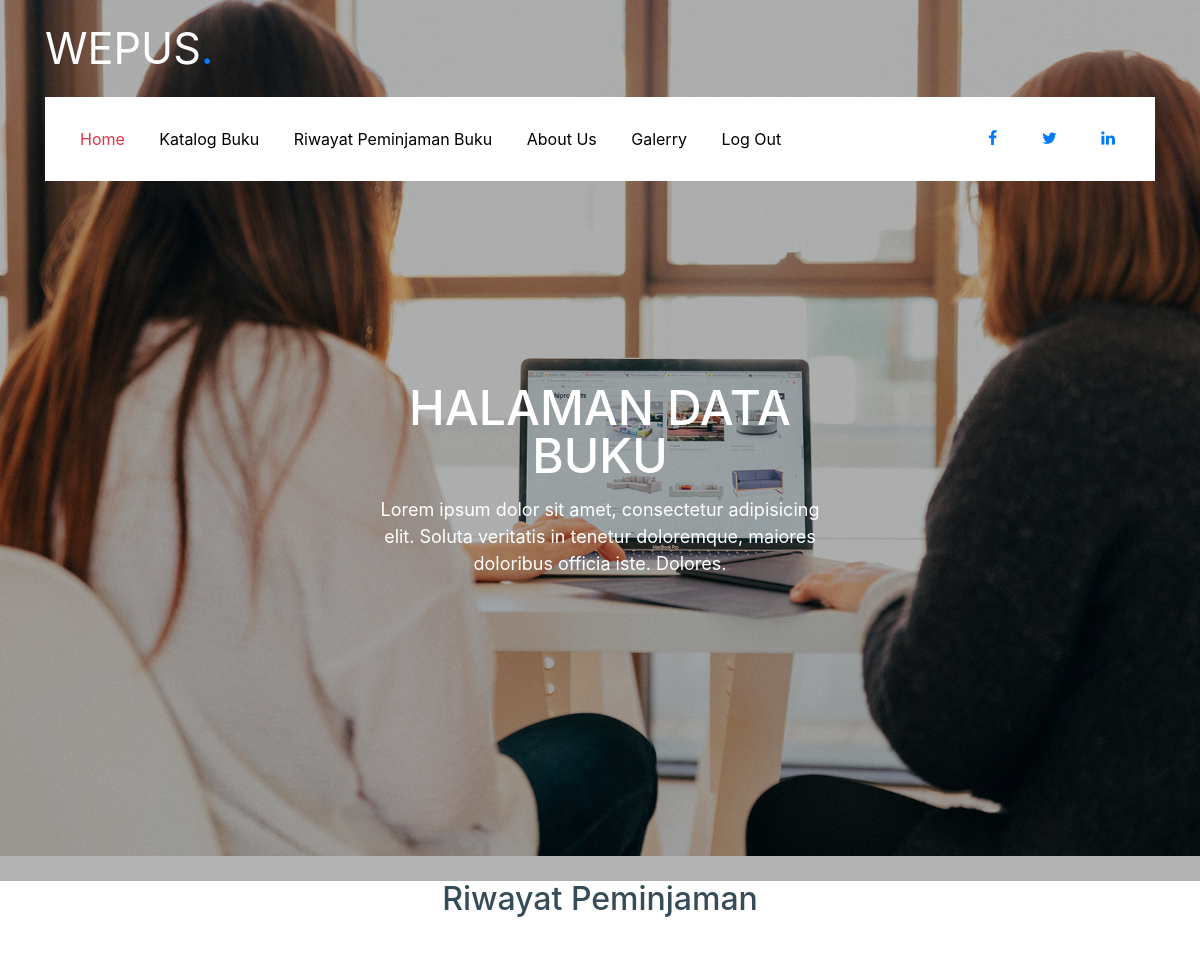
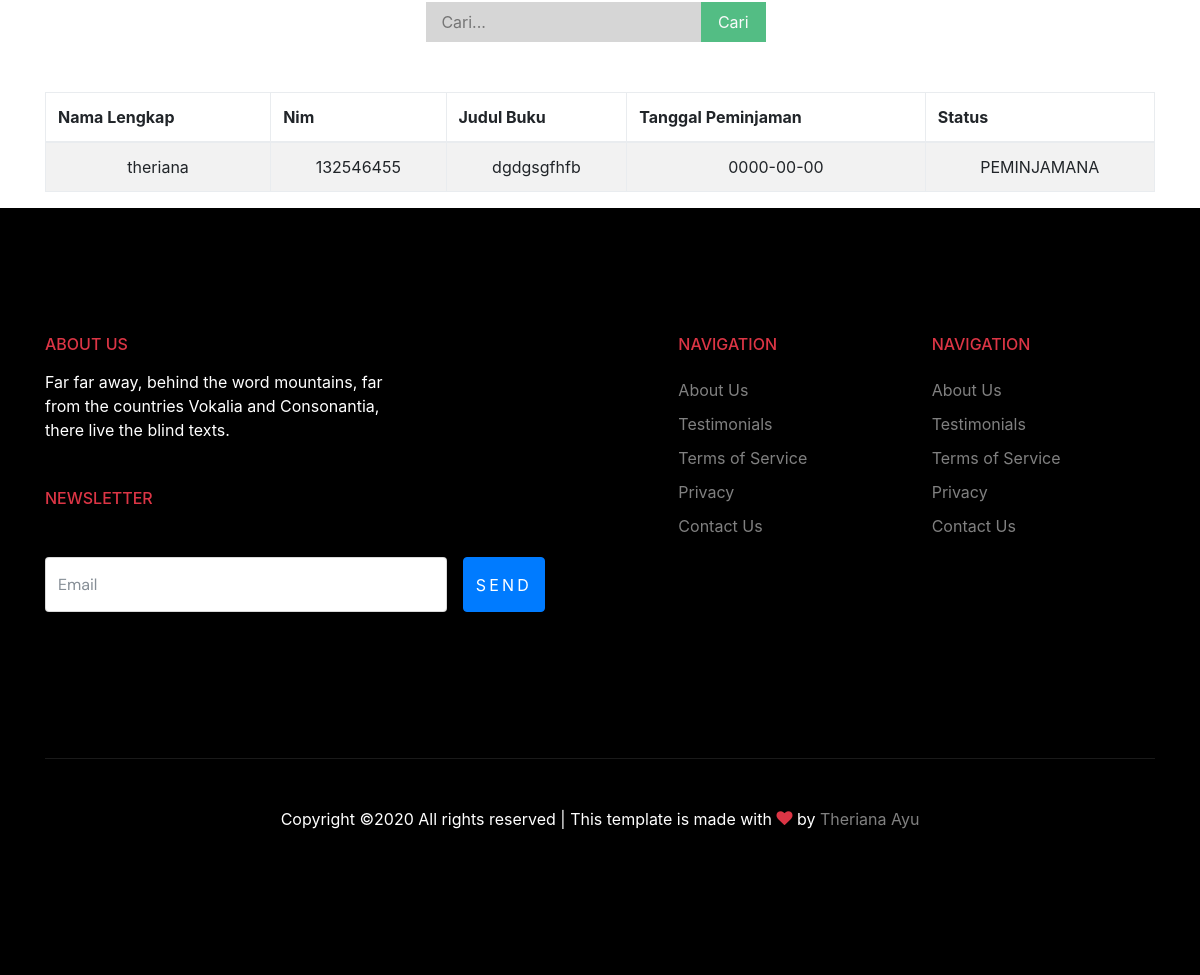
Page /datapeminjaman_mhs.php on the committed database (2 pictures, top to bottom).
### tables this page shows
CREATE TABLE `peminjaman` (
  `nama_lengkap` varchar(200) NOT NULL,
  `nim` int(50) NOT NULL,
  `judul_buku` varchar(50) NOT NULL,
  `tanggal_peminjaman` date NOT NULL,
  `status` varchar(50) NOT NULL
);

### datapeminjaman_mhs.php (the view, shortened to what this page needs)
<!doctype html>
<html lang="en">
  <head>
    <link rel="stylesheet" href="fonts/icomoon/style.css">
    <link rel="stylesheet" href="css/bootstrap.min.css">
    <link rel="stylesheet" href="css/bootstrap-datepicker.css">
    <link rel="stylesheet" href="css/jquery.fancybox.min.css">
    <link rel="stylesheet" href="css/owl.carousel.min.css">
    <link rel="stylesheet" href="css/owl.theme.default.min.css">
    <link rel="stylesheet" href="fonts/flaticon/font/flaticon.css">
    <link rel="stylesheet" href="css/aos.css">
    <link rel="stylesheet" href="css/style.css">
    <link rel="stylesheet" type="text/css" href="css/bootstrap.css">
  </head>
  <body data-spy="scroll" data-target=".site-navbar-target" data-offset="300">
    <div class="site-wrap" id="home-section">
      <header class="site-navbar site-navbar-target" role="banner">
        <div class="container mb-3">
          <div class="d-flex align-items-center">
            <div class="site-logo mr-auto">
              <a href="index.html">WEPUS<span class="text-primary">.</span></a>
            </div>
          </div>
        </div>
        <div class="container">
          <div class="menu-wrap d-flex align-items-center">
              <nav class="site-navigation text-left mr-auto d-none d-lg-block" role="navigation">
                <ul class="site-menu main-menu js-clone-nav mr-auto ">
                  <li class="active"><a href="index_mhs.html" class="nav-link">Home</a></li>
                  <li><a href="katalog_mhs.php" class="nav-link">Katalog Buku</a></li>
                  <li><a href="datapeminjaman_mhs.php" class="nav-link">Riwayat Peminjaman Buku</a></li>
                  <li><a href="about_mhs.php" class="nav-link">About Us</a></li>
                  <li><a href="galeri_mhs.php" class="nav-link">Galerry</a></li>
                  <li><a href="logout.php" class="nav-link">Log Out</a></li>
                </ul>
              </nav>
              <div class="top-social ml-auto">
                <a href="#"><span class="icon-facebook"></span></a>
                <a href="#"><span class="icon-twitter"></span></a>
                <a href="#"><span class="icon-linkedin"></span></a>
              </div>
          </div>
        </div>
      </header>
    <div class="ftco-blocks-cover-1">
      <div class="site-section-cover overlay" data-stellar-background-ratio="0.5" style="background-image: url('images/hero_1.jpg')">
        <div class="container">
          <div class="row align-items-center justify-content-center text-center">
            <div class="col-md-5 mt-5 pt-5">
              <h1 class="mb-3">HALAMAN DATA BUKU</h1>
              <p>Lorem ipsum dolor sit amet, consectetur adipisicing elit. Soluta veritatis in tenetur doloremque, maiores doloribus officia iste. Dolores.</p>
            </div>
          </div>
        </div>
      </div>
    </div>
     <div class="container">
                <div class="row ">
                    <div class="col-xs-24 col-sm-12 col-md-24" style="text-align: center;">
                        <div class="header-text">
                        <h2 > Riwayat Peminjaman </h4>
                            <form method="GET" action="">
                              <input class="search" type="text" placeholder="Cari..." required>
                              <input class="button" type="submit" value="Cari">
                            </form>
                             </div>
                                <?php
                                  include "koneksi.php";
                                  $query = mysqli_query($koneksi,"SELECT * FROM peminjaman ;");
                                ?>
                                <table class="table table-bordered table-striped">
                                    <thead>
                                      <th>Nama Lengkap</th>
                                      <th>Nim</th>
                                      <th>Judul Buku</th>
                                      <th>Tanggal Peminjaman</th>
                                      <th>Status</th>
                                    </thead>
                                    <tbody>
                                      <tr>
                                        <?php if(mysqli_num_rows($query)>0){ ?>
                                        <?php
                                          $no = 1;
                                          while($data = mysqli_fetch_array($query)){
                                        ?>
                                        <tbody>
                                        <tr>
                                            <td><?php echo $data["nama_lengkap"];?></td>
                                            <td><?php echo $data["nim"];?></td>
                                            <td><?php echo $data["judul_buku"];?></td>
                                            <td><?php echo $data["tanggal_peminjaman"];?></td>
                                            <td><?php echo $data["status"];?></td>
                                        </tr>
                                        </tbody>
                                        <?php $no++; } ?>
                                        <?php } ?>
                                      </tr>
                                    </tbody>
                                </table>
                            </div>
                        </div>
                    </div>
                </div>
    <footer class="site-footer">
      <div class="container">
        <div class="row">
          <div class="col-lg-4">
            <h2 class="footer-heading mb-3">About Us</h2>
                <p class="mb-5">Far far away, behind the word mountains, far from the countries Vokalia and Consonantia, there live the blind texts. </p>
                <h2 class="footer-heading mb-4">Newsletter</h2>
                <form action="#" class="d-flex" class="subscribe">
                  <input type="text" class="form-control mr-3" placeholder="Email">
                  <input type="submit" value="Send" class="btn btn-primary">
                </form>
          </div>
          <div class="col-lg-8 ml-auto">
            <div class="row">
              <div class="col-lg-4 ml-auto">
                <h2 class="footer-heading mb-4">Navigation</h2>
                <ul class="list-unstyled">
                  <li><a href="#">About Us</a></li>
                  <li><a href="#">Testimonials</a></li>
                  <li><a href="#">Terms of Service</a></li>
                  <li><a href="#">Privacy</a></li>
                  <li><a href="#">Contact Us</a></li>
                </ul>
              </div>
              <div class="col-lg-4">
                <h2 class="footer-heading mb-4">Navigation</h2>
                <ul class="list-unstyled">
                  <li><a href="#">About Us</a></li>
                  <li><a href="#">Testimonials</a></li>
                  <li><a href="#">Terms of Service</a></li>
                  <li><a href="#">Privacy</a></li>
                  <li><a href="#">Contact Us</a></li>
                </ul>
              </div>
            </div>
          </div>
        </div>
        <div class="row pt-5 mt-5 text-center">
          <div class="col-md-12">
            <div class="border-top pt-5">
              <p>
            Copyright &copy;<script>document.write(new Date().getFullYear());</script> All rights reserved | This template is made with <i class="icon-heart text-danger" aria-hidden="true"></i> by <a href="https://colorlib.com" target="_blank" >Theriana Ayu</a>
            </p>
            </div>
          </div>
        </div>
      </div>
    </footer>
  </body>
</html>

### css/style.css (style rules this page uses)
html { overflow-x: hidden; }
body { line-height: 1.7; color: #364d59 !important; font-weight: 300; font-size: 1rem; }
a { -webkit-transition: .3s all ease; -o-transition: .3s all ease; transition: .3s all ease; text-decoration: none; }
h1, h2, h3, h4, h5, .h1, .h2, .h3, .h4, .h5 { font-weight: 300; color: #364d59; }
.btn { border-radius: 30px; font-size: .8rem; text-transform: uppercase; letter-spacing: .2rem; padding: 10px 20px; text-decoration: none; }
.form-control { height: 55px; background: #fff !important; font-family: "DM Sans", -apple-system, BlinkMacSystemFont, "Segoe UI", Roboto, "Helvetica Neue", Arial, "Noto Sans", sans-serif, "Apple Color Emoji", "Segoe UI Emoji", "Segoe UI Symbol", "Noto Color Emoji"; }
.site-footer { padding: 4em 0; background: #000; }
@media (min-width: 768px) { .site-footer { padding: 8em 0; } }
.site-footer .border-top { border-top: 1px solid rgba(255, 255, 255, 0.1) !important; }
.site-footer p { color: #fff; }
.site-footer h2, .site-footer h3, .site-footer h4, .site-footer h5 { color: #fff; }
.site-footer a { color: rgba(255, 255, 255, 0.5); }
.site-footer ul li { margin-bottom: 10px; }
.site-footer .footer-heading { font-size: 16px; color: #dc3545; text-transform: uppercase; }
.site-navbar { margin-bottom: 0px; z-index: 1999; position: absolute; top: 0; width: 100%; padding: 1rem; }
.site-navbar .site-logo { margin: 0; padding: 0; font-size: 2.7rem; }
.site-navbar .site-logo a { color: #fff; }
.site-navbar .site-navigation .site-menu { margin: 0; padding: 0; margin-bottom: 0; }
.site-navbar .site-navigation .site-menu .active { color: #dc3545 !important; }
.site-navbar .site-navigation .site-menu a { text-decoration: none !important; display: inline-block; }
.site-navbar .site-navigation .site-menu > li { display: inline-block; }
.site-navbar .site-navigation .site-menu > li > a { margin-left: 15px; margin-right: 15px; padding: 20px 0px; color: #000 !important; display: inline-block; text-decoration: none !important; }
.site-navbar .site-navigation .site-menu > li.active > a { color: #dc3545 !important; }
.site-mobile-menu .site-nav-wrap { padding: 0; margin: 0; list-style: none; position: relative; }
.site-mobile-menu .site-nav-wrap a { padding: 10px 20px; display: block; position: relative; color: #212529; }
.site-mobile-menu .site-nav-wrap li { position: relative; display: block; }
.site-mobile-menu .site-nav-wrap li.active > a { color: #dc3545; }
.site-mobile-menu .site-nav-wrap > li { display: block; position: relative; float: left; width: 100%; }
.site-mobile-menu .site-nav-wrap > li > a { padding-left: 20px; font-size: 20px; }
.site-section-cover { position: relative; background-size: cover; background-repeat: no-repeat; background-position: center center; }
.site-section-cover, .site-section-cover .container { position: relative; z-index: 2; }
.site-section-cover, .site-section-cover .container > .row { padding: 9rem 0; }
.site-section-cover.overlay { position: relative; }
.site-section-cover.overlay:before { position: absolute; content: ""; top: 0; left: 0; right: 0; bottom: 0; background: rgba(0, 0, 0, 0.3); z-index: 1; }
.site-section-cover h1 { font-size: 3rem; color: #fff; line-height: 1; }
.site-section-cover p { font-size: 18px; color: #fff; }
.form-control { border: none; border: 1px solid #e6e6e6; }
.top-social a { display: inline-block; padding: 20px; }
.menu-wrap { padding: 10px 20px; background: #fff; }

### datapeminjaman_mhs.php (style rules this page uses)
form { width:500px; margin:50px auto; }
.search { padding:8px 15px; background:rgba(50, 50, 50, 0.2); border:0px solid #dbdbdb; }
.button { position:relative; padding:6px 15px; left:-8px; border:2px solid #53bd84; background-color:#53bd84; color:#fafafa; }

### rows in the picture
peminjaman: nama_lengkap "theriana", nim "132546455", judul_buku "dgdgsgfhfb", tanggal_peminjaman "0000-00-00", status "PEMINJAMANA"
